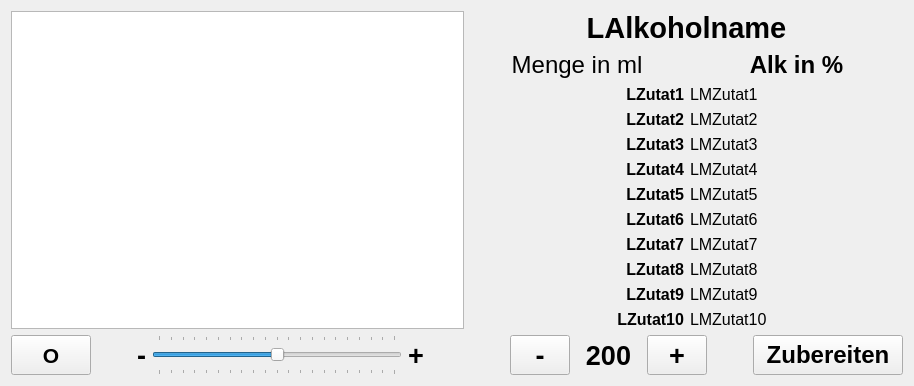
      <widget class="QWidget" name="tab">
       <attribute name="title">
        <string>Maker</string>
       </attribute>
       <layout class="QHBoxLayout" name="horizontalLayout_2">
        <item>
         <layout class="QVBoxLayout" name="verticalLayout_21">
          <item>
           <widget class="QListWidget" name="LWMaker">
            <property name="font">
             <font>
              <pointsize>20</pointsize>
             </font>
            </property>
            <property name="styleSheet">
             <string notr="true"> QScrollBar:vertical {
     border: 1px solid rgb(97, 97, 97);
     background: rgb(0, 0, 0);
     width: 40px;
     margin: 41px 0 41px 0;
 }
 QScrollBar::handle:vertical {
     background: rgb(0, 0, 0);
	 min-width: 20px;
	 max-width: 100px;
 }
 QScrollBar::add-line:vertical {
     border: 1px solid rgb(97, 97, 97);
     background: rgb(0, 0, 0);
     height: 40px;
     subcontrol-position: bottom;
     subcontrol-origin: margin;
 }

 QScrollBar::sub-line:vertical {
     border: 1px solid rgb(97, 97, 97);
     background: rgb(0, 0, 0);
     height: 40px;
     subcontrol-position: top;
     subcontrol-origin: margin;
 }
/*
 QScrollBar::sub-page:vertical {
	height: 100px
} */

 QScrollBar::up-arrow:vertical, QScrollBar::down-arrow:vertical {
   	 width: 12px;
     height: 12px;
     background: rgb(0, 123, 255);
 }</string>
            </property>
            <property name="horizontalScrollBarPolicy">
             <enum>Qt::ScrollBarAlwaysOff</enum>
            </property>
            <property name="textElideMode">
             <enum>Qt::ElideRight</enum>
            </property>
            <property name="sortingEnabled">
             <bool>true</bool>
            </property>
           </widget>
          </item>
          <item>
           <layout class="QHBoxLayout" name="horizontalLayout_21">
            <item>
             <widget class="QPushButton" name="PBSetnull">
              <property name="minimumSize">
               <size>
                <width>60</width>
                <height>40</height>
               </size>
              </property>
              <property name="font">
               <font>
                <pointsize>16</pointsize>
                <weight>75</weight>
                <bold>true</bold>
               </font>
              </property>
              <property name="text">
               <string>O</string>
              </property>
             </widget>
            </item>
            <item>
             <spacer name="horizontalSpacer_6">
              <property name="orientation">
               <enum>Qt::Horizontal</enum>
              </property>
              <property name="sizeHint" stdset="0">
               <size>
                <width>40</width>
                <height>20</height>
               </size>
              </property>
             </spacer>
            </item>
            <item>
             <widget class="QLabel" name="label_17">
              <property name="font">
               <font>
                <pointsize>20</pointsize>
                <weight>75</weight>
                <bold>true</bold>
               </font>
              </property>
              <property name="text">
               <string>-</string>
              </property>
             </widget>
            </item>
            <item>
             <widget class="QSlider" name="HSIntensity">
              <property name="minimumSize">
               <size>
                <width>250</width>
                <height>30</height>
               </size>
              </property>
              <property name="maximumSize">
               <size>
                <width>400</width>
                <height>50</height>
               </size>
              </property>
              <property name="font">
               <font>
                <pointsize>12</pointsize>
                <weight>75</weight>
                <bold>true</bold>
               </font>
              </property>
              <property name="minimum">
               <number>-20</number>
              </property>
              <property name="maximum">
               <number>20</number>
              </property>
              <property name="singleStep">
               <number>2</number>
              </property>
              <property name="pageStep">
               <number>2</number>
              </property>
              <property name="value">
               <number>0</number>
              </property>
              <property name="orientation">
               <enum>Qt::Horizontal</enum>
              </property>
              <property name="tickPosition">
               <enum>QSlider::TicksBothSides</enum>
              </property>
             </widget>
            </item>
            <item>
             <widget class="QLabel" name="label_24">
              <property name="font">
               <font>
                <pointsize>20</pointsize>
                <weight>75</weight>
                <bold>true</bold>
               </font>
              </property>
              <property name="text">
               <string>+</string>
              </property>
             </widget>
            </item>
            <item>
             <spacer name="horizontalSpacer_9">
              <property name="orientation">
               <enum>Qt::Horizontal</enum>
              </property>
              <property name="sizeHint" stdset="0">
               <size>
                <width>40</width>
                <height>20</height>
               </size>
              </property>
             </spacer>
            </item>
           </layout>
          </item>
         </layout>
        </item>
        <item>
         <layout class="QHBoxLayout" name="horizontalLayout">
          <item>
           <layout class="QVBoxLayout" name="verticalLayout_3">
            <item>
             <widget class="QLabel" name="LAlkoholname">
              <property name="font">
               <font>
                <pointsize>22</pointsize>
                <weight>75</weight>
                <bold>true</bold>
               </font>
              </property>
              <property name="text">
               <string>LAlkoholname</string>
              </property>
              <property name="alignment">
               <set>Qt::AlignCenter</set>
              </property>
             </widget>
            </item>
            <item>
             <layout class="QHBoxLayout" name="horizontalLayout_19">
              <item>
               <widget class="QLabel" name="LMenge">
                <property name="font">
                 <font>
                  <pointsize>18</pointsize>
                  <weight>50</weight>
                  <bold>false</bold>
                 </font>
                </property>
                <property name="text">
                 <string>Menge in ml</string>
                </property>
                <property name="alignment">
                 <set>Qt::AlignCenter</set>
                </property>
               </widget>
              </item>
              <item>
               <widget class="QLabel" name="LAlkoholgehalt">
                <property name="font">
                 <font>
                  <pointsize>18</pointsize>
                  <weight>75</weight>
                  <bold>true</bold>
                 </font>
                </property>
                <property name="text">
                 <string>Alk in %</string>
                </property>
                <property name="alignment">
                 <set>Qt::AlignCenter</set>
                </property>
               </widget>
              </item>
             </layout>
            </item>
            <item>
             <layout class="QHBoxLayout" name="horizontalLayout_6">
              <item>
               <layout class="QVBoxLayout" name="verticalLayout_6">
                <item>
                 <widget class="QLabel" name="LZutat1">
                  <property name="font">
                   <font>
                    <pointsize>12</pointsize>
                    <weight>75</weight>
                    <bold>true</bold>
                   </font>
                  </property>
                  <property name="layoutDirection">
                   <enum>Qt::LeftToRight</enum>
                  </property>
                  <property name="text">
                   <string>LZutat1</string>
                  </property>
                  <property name="alignment">
                   <set>Qt::AlignRight|Qt::AlignTrailing|Qt::AlignVCenter</set>
                  </property>
                 </widget>
                </item>
                <item>
                 <widget class="QLabel" name="LZutat2">
                  <property name="font">
                   <font>
                    <pointsize>12</pointsize>
                    <weight>75</weight>
                    <bold>true</bold>
                   </font>
                  </property>
                  <property name="layoutDirection">
                   <enum>Qt::LeftToRight</enum>
                  </property>
                  <property name="text">
                   <string>LZutat2</string>
                  </property>
                  <property name="alignment">
                   <set>Qt::AlignRight|Qt::AlignTrailing|Qt::AlignVCenter</set>
                  </property>
                 </widget>
                </item>
                <item>
                 <widget class="QLabel" name="LZutat3">
                  <property name="font">
                   <font>
                    <pointsize>12</pointsize>
                    <weight>75</weight>
                    <bold>true</bold>
                   </font>
                  </property>
                  <property name="layoutDirection">
                   <enum>Qt::LeftToRight</enum>
                  </property>
                  <property name="text">
                   <string>LZutat3</string>
                  </property>
                  <property name="alignment">
                   <set>Qt::AlignRight|Qt::AlignTrailing|Qt::AlignVCenter</set>
                  </property>
                 </widget>
                </item>
                <item>
                 <widget class="QLabel" name="LZutat4">
                  <property name="font">
                   <font>
                    <pointsize>12</pointsize>
                    <weight>75</weight>
                    <bold>true</bold>
                   </font>
                  </property>
                  <property name="layoutDirection">
                   <enum>Qt::LeftToRight</enum>
                  </property>
                  <property name="text">
                   <string>LZutat4</string>
                  </property>
                  <property name="alignment">
                   <set>Qt::AlignRight|Qt::AlignTrailing|Qt::AlignVCenter</set>
                  </property>
                 </widget>
                </item>
                <item>
                 <widget class="QLabel" name="LZutat5">
                  <property name="font">
                   <font>
                    <pointsize>12</pointsize>
                    <weight>75</weight>
                    <bold>true</bold>
                   </font>
                  </property>
                  <property name="layoutDirection">
                   <enum>Qt::LeftToRight</enum>
                  </property>
                  <property name="text">
                   <string>LZutat5</string>
                  </property>
                  <property name="alignment">
                   <set>Qt::AlignRight|Qt::AlignTrailing|Qt::AlignVCenter</set>
                  </property>
                 </widget>
                </item>
                <item>
                 <widget class="QLabel" name="LZutat6">
                  <property name="font">
                   <font>
                    <pointsize>12</pointsize>
                    <weight>75</weight>
                    <bold>true</bold>
                   </font>
                  </property>
                  <property name="layoutDirection">
                   <enum>Qt::LeftToRight</enum>
                  </property>
                  <property name="text">
                   <string>LZutat6</string>
                  </property>
                  <property name="alignment">
                   <set>Qt::AlignRight|Qt::AlignTrailing|Qt::AlignVCenter</set>
                  </property>
                 </widget>
                </item>
                <item>
                 <widget class="QLabel" name="LZutat7">
                  <property name="font">
                   <font>
                    <pointsize>12</pointsize>
                    <weight>75</weight>
                    <bold>true</bold>
                   </font>
                  </property>
                  <property name="layoutDirection">
                   <enum>Qt::LeftToRight</enum>
                  </property>
                  <property name="text">
                   <string>LZutat7</string>
                  </property>
                  <property name="alignment">
                   <set>Qt::AlignRight|Qt::AlignTrailing|Qt::AlignVCenter</set>
                  </property>
                 </widget>
                </item>
                <item>
                 <widget class="QLabel" name="LZutat8">
                  <property name="font">
                   <font>
                    <pointsize>12</pointsize>
                    <weight>75</weight>
                    <bold>true</bold>
                   </font>
                  </property>
                  <property name="layoutDirection">
                   <enum>Qt::LeftToRight</enum>
                  </property>
                  <property name="text">
                   <string>LZutat8</string>
                  </property>
                  <property name="alignment">
                   <set>Qt::AlignRight|Qt::AlignTrailing|Qt::AlignVCenter</set>
                  </property>
                 </widget>
                </item>
                <item>
                 <widget class="QLabel" name="LZutat9">
                  <property name="font">
                   <font>
                    <pointsize>12</pointsize>
                    <weight>75</weight>
                    <bold>true</bold>
                   </font>
                  </property>
                  <property name="layoutDirection">
                   <enum>Qt::LeftToRight</enum>
                  </property>
                  <property name="text">
                   <string>LZutat9</string>
                  </property>
                  <property name="alignment">
                   <set>Qt::AlignRight|Qt::AlignTrailing|Qt::AlignVCenter</set>
                  </property>
                 </widget>
                </item>
                <item>
                 <widget class="QLabel" name="LZutat10">
                  <property name="font">
                   <font>
                    <pointsize>12</pointsize>
                    <weight>75</weight>
                    <bold>true</bold>
                   </font>
                  </property>
                  <property name="layoutDirection">
                   <enum>Qt::LeftToRight</enum>
                  </property>
                  <property name="text">
                   <string>LZutat10</string>
                  </property>
                  <property name="alignment">
                   <set>Qt::AlignRight|Qt::AlignTrailing|Qt::AlignVCenter</set>
                  </property>
                 </widget>
                </item>
               </layout>
              </item>
              <item>
               <layout class="QVBoxLayout" name="verticalLayout_5">
                <item>
                 <widget class="QLabel" name="LMZutat1">
                  <property name="font">
                   <font>
                    <pointsize>12</pointsize>
                    <weight>50</weight>
                    <bold>false</bold>
                   </font>
                  </property>
                  <property name="text">
                   <string>LMZutat1</string>
                  </property>
                 </widget>
                </item>
                <item>
                 <widget class="QLabel" name="LMZutat2">
                  <property name="font">
                   <font>
                    <pointsize>12</pointsize>
                    <weight>50</weight>
                    <bold>false</bold>
                   </font>
                  </property>
                  <property name="text">
                   <string>LMZutat2</string>
                  </property>
                 </widget>
                </item>
                <item>
                 <widget class="QLabel" name="LMZutat3">
                  <property name="font">
                   <font>
                    <pointsize>12</pointsize>
                    <weight>50</weight>
                    <bold>false</bold>
                   </font>
                  </property>
                  <property name="text">
                   <string>LMZutat3</string>
                  </property>
                 </widget>
                </item>
                <item>
                 <widget class="QLabel" name="LMZutat4">
                  <property name="font">
                   <font>
                    <pointsize>12</pointsize>
                    <weight>50</weight>
                    <bold>false</bold>
                   </font>
                  </property>
                  <property name="text">
                   <string>LMZutat4</string>
                  </property>
                 </widget>
                </item>
                <item>
                 <widget class="QLabel" name="LMZutat5">
                  <property name="font">
                   <font>
                    <pointsize>12</pointsize>
                    <weight>50</weight>
                    <bold>false</bold>
                   </font>
                  </property>
                  <property name="text">
                   <string>LMZutat5</string>
                  </property>
                 </widget>
                </item>
                <item>
                 <widget class="QLabel" name="LMZutat6">
                  <property name="font">
                   <font>
                    <pointsize>12</pointsize>
                    <weight>50</weight>
                    <bold>false</bold>
                   </font>
                  </property>
                  <property name="text">
                   <string>LMZutat6</string>
                  </property>
                 </widget>
                </item>
                <item>
                 <widget class="QLabel" name="LMZutat7">
                  <property name="font">
                   <font>
                    <pointsize>12</pointsize>
                    <weight>50</weight>
                    <bold>false</bold>
                   </font>
                  </property>
                  <property name="text">
                   <string>LMZutat7</string>
                  </property>
                 </widget>
                </item>
                <item>
                 <widget class="QLabel" name="LMZutat8">
                  <property name="font">
                   <font>
                    <pointsize>12</pointsize>
                    <weight>50</weight>
                    <bold>false</bold>
                   </font>
                  </property>
                  <property name="text">
                   <string>LMZutat8</string>
                  </property>
                 </widget>
                </item>
                <item>
                 <widget class="QLabel" name="LMZutat9">
                  <property name="font">
                   <font>
                    <pointsize>12</pointsize>
                    <weight>50</weight>
                    <bold>false</bold>
                   </font>
                  </property>
                  <property name="text">
                   <string>LMZutat9</string>
                  </property>
                 </widget>
                </item>
                <item>
                 <widget class="QLabel" name="LMZutat10">
                  <property name="font">
                   <font>
                    <pointsize>12</pointsize>
                    <weight>50</weight>
                    <bold>false</bold>
                   </font>
                  </property>
                  <property name="text">
                   <string>LMZutat10</string>
                  </property>
                 </widget>
                </item>
               </layout>
              </item>
             </layout>
            </item>
            <item>
             <layout class="QHBoxLayout" name="horizontalLayout_7">
              <item>
               <spacer name="horizontalSpacer_5">
                <property name="orientation">
                 <enum>Qt::Horizontal</enum>
                </property>
                <property name="sizeHint" stdset="0">
                 <size>
                  <width>40</width>
                  <height>20</height>
                 </size>
                </property>
               </spacer>
              </item>
              <item>
               <widget class="QPushButton" name="PBMminus">
                <property name="minimumSize">
                 <size>
                  <width>60</width>
                  <height>40</height>
                 </size>
                </property>
                <property name="maximumSize">
                 <size>
                  <width>60</width>
                  <height>40</height>
                 </size>
                </property>
                <property name="font">
                 <font>
                  <pointsize>20</pointsize>
                  <weight>75</weight>
                  <bold>true</bold>
                 </font>
                </property>
                <property name="text">
                 <string>-</string>
                </property>
               </widget>
              </item>
              <item>
               <widget class="QLabel" name="LCustomMenge">
                <property name="minimumSize">
                 <size>
                  <width>65</width>
                  <height>0</height>
                 </size>
                </property>
                <property name="font">
                 <font>
                  <pointsize>20</pointsize>
                  <weight>75</weight>
                  <bold>true</bold>
                 </font>
                </property>
                <property name="lineWidth">
                 <number>1</number>
                </property>
                <property name="text">
                 <string>200</string>
                </property>
                <property name="alignment">
                 <set>Qt::AlignCenter</set>
                </property>
               </widget>
              </item>
              <item>
               <widget class="QPushButton" name="PBMplus">
                <property name="minimumSize">
                 <size>
                  <width>60</width>
                  <height>40</height>
                 </size>
                </property>
                <property name="maximumSize">
                 <size>
                  <width>60</width>
                  <height>40</height>
                 </size>
                </property>
                <property name="font">
                 <font>
                  <pointsize>20</pointsize>
                  <weight>75</weight>
                  <bold>true</bold>
                 </font>
                </property>
                <property name="text">
                 <string>+</string>
                </property>
               </widget>
              </item>
              <item>
               <spacer name="horizontalSpacer_8">
                <property name="orientation">
                 <enum>Qt::Horizontal</enum>
                </property>
                <property name="sizeHint" stdset="0">
                 <size>
                  <width>40</width>
                  <height>20</height>
                 </size>
                </property>
               </spacer>
              </item>
              <item>
               <widget class="QPushButton" name="PBZubereiten_custom">
                <property name="minimumSize">
                 <size>
                  <width>150</width>
                  <height>40</height>
                 </size>
                </property>
                <property name="maximumSize">
                 <size>
                  <width>200</width>
                  <height>40</height>
                 </size>
                </property>
                <property name="font">
                 <font>
                  <pointsize>18</pointsize>
                  <weight>75</weight>
                  <bold>true</bold>
                 </font>
                </property>
                <property name="text">
                 <string>Zubereiten</string>
                </property>
               </widget>
              </item>
             </layout>
            </item>
           </layout>
          </item>
         </layout>
        </item>
       </layout>
      </widget>
